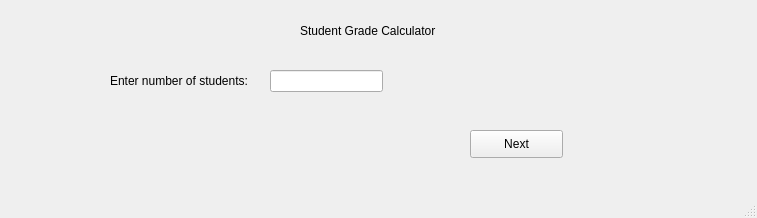
<?xml version="1.0" encoding="UTF-8"?>
<ui version="4.0">
 <class>MainWindow</class>
 <widget class="QMainWindow" name="MainWindow">
  <property name="geometry">
   <rect>
    <x>0</x>
    <y>0</y>
    <width>757</width>
    <height>218</height>
   </rect>
  </property>
  <property name="windowTitle">
   <string>Student Grade Calculator</string>
  </property>
  <widget class="QWidget" name="centralwidget">
   <widget class="QLabel" name="title">
    <property name="geometry">
     <rect>
      <x>300</x>
      <y>10</y>
      <width>141</width>
      <height>41</height>
     </rect>
    </property>
    <property name="text">
     <string>Student Grade Calculator</string>
    </property>
   </widget>
   <widget class="QLabel" name="label_num_students">
    <property name="geometry">
     <rect>
      <x>110</x>
      <y>60</y>
      <width>151</width>
      <height>41</height>
     </rect>
    </property>
    <property name="text">
     <string>Enter number of students: </string>
    </property>
   </widget>
   <widget class="QLineEdit" name="num_students">
    <property name="geometry">
     <rect>
      <x>270</x>
      <y>70</y>
      <width>113</width>
      <height>22</height>
     </rect>
    </property>
   </widget>
   <widget class="QPushButton" name="NextButton">
    <property name="geometry">
     <rect>
      <x>470</x>
      <y>130</y>
      <width>93</width>
      <height>28</height>
     </rect>
    </property>
    <property name="text">
     <string>Next</string>
    </property>
   </widget>
  </widget>
  <widget class="QMenuBar" name="menubar">
   <property name="geometry">
    <rect>
     <x>0</x>
     <y>0</y>
     <width>757</width>
     <height>26</height>
    </rect>
   </property>
  </widget>
  <widget class="QStatusBar" name="statusbar"/>
 </widget>
 <resources/>
 <connections/>
</ui>
